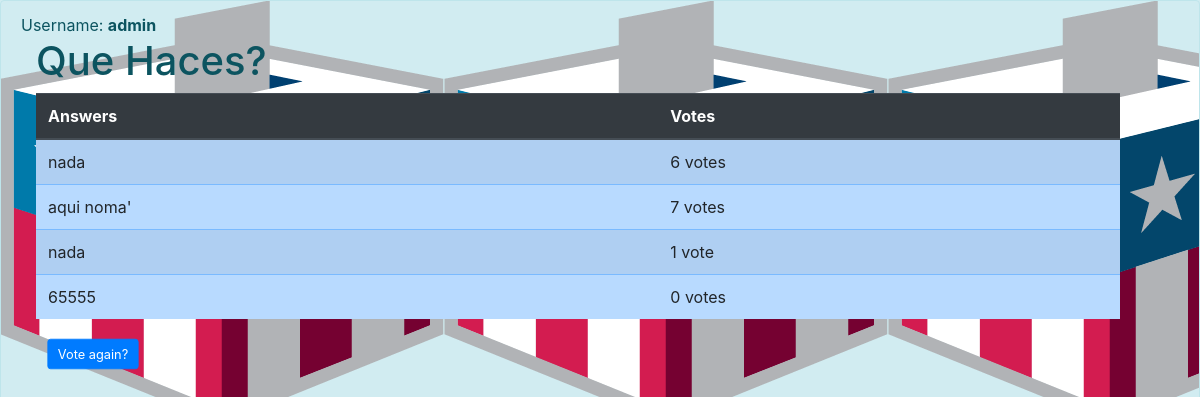
Before: /polls/2/results/ (signed in) with the older database file.
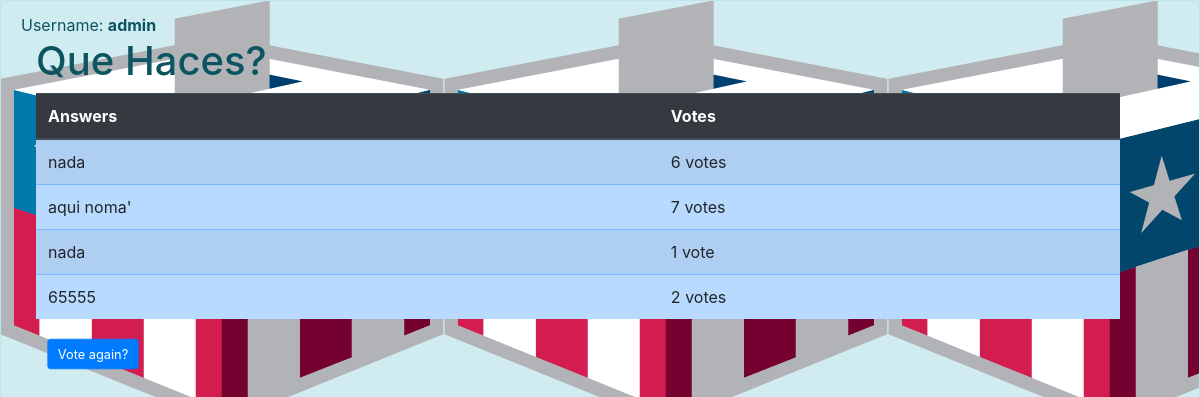
After: the same page with the newer database file.
### polls/models.py (models this page shows, shortened)
class Choice(models.Model):
    question = models.ForeignKey(Question, on_delete=models.CASCADE)
    choice_text = models.CharField("Choice", max_length=200)
    votes = models.IntegerField("Votes", default=0)

### polls/views.py (the view)
# urls.py: path("<int:pk>/results/", views.ResultsView.as_view(), name="results"),
class ResultsView(DetailView):
    model = Question
    template_name = "polls/results.html"

### polls/views.py (called while the page is built)
    def get_queryset(self):
        return Question.objects.filter(pub_date__lte=timezone.now())

### polls/templates/polls/results.html (shortened to what this page needs)
{% load static %}
<head>
    <link rel="stylesheet" type="text/css" href="{% static 'polls/style.css' %}">
    <link rel="stylesheet" href="https://maxcdn.bootstrapcdn.com/bootstrap/4.3.1/css/bootstrap.min.css">
</head>
<body
    {% if user.is_authenticated %}
        <div class="alert alert-info alert-dismissible fade show">
            Username: <strong>{{ user.username }} </strong>
        <div class="container-fluid">
        <h1>{{ question.question_text }}</h1>
        <table class="table table-primary table-striped">
            <thead class="thead-dark">
                <tr>
                    <th> Answers </th>
                    <th> Votes </th>
                </tr>
            </thead>
            <tbody>
                {% for choice in question.choice_set.all %}
                <tr>
                <td> {{ choice.choice_text }} </td>
                <td> {{ choice.votes }} vote{{ choice.votes|pluralize }} </td>
                </tr>
                {% endfor %}
            </tbody>
        </table>
        <a class="btn btn-primary" href="{% url 'polls:detail' question.id %}"> Vote again? </a>
        </div>
    {% else %}
        <div class="alert alert-info alert-dismissible fade show">
            <button type="button" class="close" data-dismiss="alert">&times;</button>
            <strong>Welcome new user! </strong>. Please <a href="{% url 'polls:login' %}">log in. </a>
        </div>
    {% endif %}
</body>

Changed rows visible on the page:
changed Choice (number 4 of 4 on the later page): votes "0" → "2"
